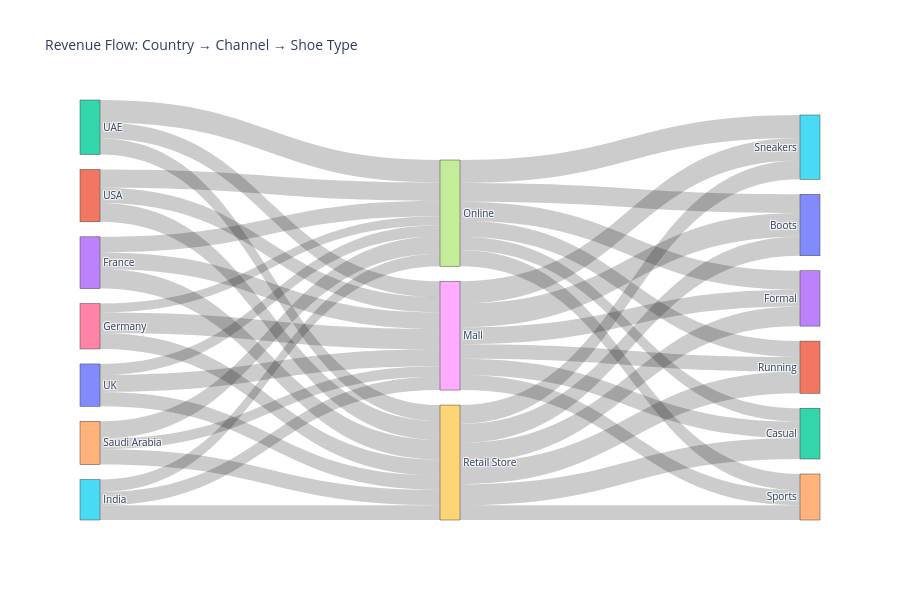

This figure's notebook cell:
### Code cell
import plotly.graph_objects as go

# Prepare nodes and links for Sankey
countries = df['Country'].unique()
channels = df['Sales_Channel'].unique()
types = df['Shoe_Type'].unique()

# Create flows
country_channel = df.groupby(['Country', 'Sales_Channel'])['Revenue_USD'].sum().reset_index()
channel_type = df.groupby(['Sales_Channel', 'Shoe_Type'])['Revenue_USD'].sum().reset_index()

# Sankey diagram
fig = go.Figure(data=[go.Sankey(
    node=dict(
        pad=15,
        thickness=20,
        line=dict(color="black", width=0.5),
        label=list(countries) + list(channels) + list(types),
        color=['blue']*len(countries) + ['green']*len(channels) + ['red']*len(types)
    ),
    link=dict(
        source=list(range(len(countries))) * len(channels),
        target=[len(countries) + i for i in range(len(channels))] * len(countries),
        value=[1] * (len(countries) * len(channels))
    )
)])

# Better approach with actual flows
source_nodes = []
target_nodes = []
values = []
labels = list(countries) + list(channels) + list(types)

for _, row in country_channel.iterrows():
    source_nodes.append(list(countries).index(row['Country']))
    target_nodes.append(len(countries) + list(channels).index(row['Sales_Channel']))
    values.append(row['Revenue_USD'])

for _, row in channel_type.iterrows():
    source_nodes.append(len(countries) + list(channels).index(row['Sales_Channel']))
    target_nodes.append(len(countries) + len(channels) + list(types).index(row['Shoe_Type']))
    values.append(row['Revenue_USD'])

fig = go.Figure(data=[go.Sankey(
    node=dict(label=labels, pad=15, thickness=20),
    link=dict(source=source_nodes, target=target_nodes, value=values)
)])

fig.update_layout(title='Revenue Flow: Country → Channel → Shoe Type', 
                  font_size=10, height=600)
fig.show()

### Figure 1 — Plotly figure (JSON) as saved in the notebook; plotly's stock layout.template omitted (floating-point values rounded to 4 significant figures)
{"data": [{"link": {"source": [3, 3, 3, 6, 6, 6, 5, 5, 5, 4, 4, 4, 2, 2, 2, 0, 0, 0, 1, 1, 1, 8, 8, 8, 8, 8, 8, 7, 7, 7, 7, 7, 7, 9, 9, 9, 9, 9, 9], "target": [8, 7, 9, 8, 7, 9, 8, 7, 9, 8, 7, 9, 8, 7, 9, 8, 7, 9, 8, 7, 9, 10, 12, 13, 11, 15, 14, 10, 12, 13, 11, 15, 14, 10, 12, 13, 11, 15, 14], "value": [73210.0, 68590.0, 86280.0, 89760.0, 39680.0, 70240.0, 58550.0, 54610.0, 64800.0, 46300.0, 76370.0, 67820.0, 70490.0, 98730.0, 70590.0, 74390.0, 48910.0, 63340.0, 66600.0, 80900.0, 83060.0, 104400.0, 71540.0, 74130.0, 63920.0, 98620.0, 66690.0, 82390.0, 58730.0, 83560.0, 70300.0, 101800.0, 71000.0, 83800.0, 92970.0, 86020.0, 95640.0, 82800.0, 64910.0]}, "node": {"label": ["UK", "USA", "UAE", "France", "Saudi Arabia", "India", "Germany", "Online", "Mall", "Retail Store", "Boots", "Running", "Casual", "Formal", "Sports", "Sneakers"], "pad": 15, "thickness": 20}, "type": "sankey"}], "layout": {"font": {"size": 10}, "height": 600, "title": {"text": "Revenue Flow: Country → Channel → Shoe Type"}}}
